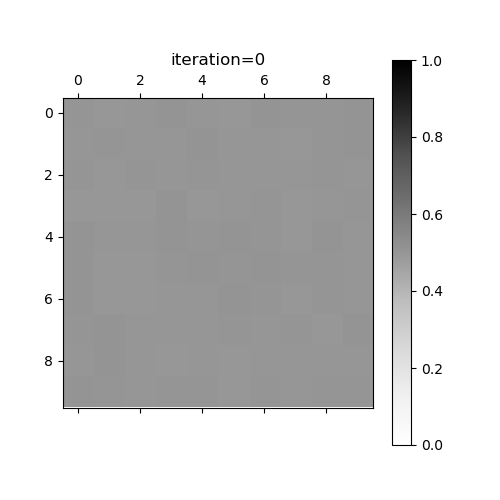
#> input picture results/random_10_cities/hopfield_net/iteration-0.png, 500 x 500 px; its folder holds 4 pictures in this run
$ python gif_maker.py
#> lines starting #> are read from the running program, lines starting #| are printed output that depends on the picture
from config import GifMakerConfig as Config
import matplotlib.pyplot as plt
import matplotlib.animation as animation
import glob

window_size = 5
dpi = 150


def sort_rule(x):
    return int(x.split("-")[1].split(".")[0])


if __name__ == "__main__":
    source_dir = Config.source_dir
    file_names = glob.glob(source_dir + "*.png")
    file_names = sorted(file_names, key=sort_rule)
    figsize = (window_size, window_size)
    fig = plt.figure(figsize=figsize, dpi=dpi)
    ax = plt.subplot(1, 1, 1)
    ax.spines["right"].set_color("None")
    ax.spines["top"].set_color("None")
    ax.spines["left"].set_color("None")
    ax.spines["bottom"].set_color("None")
    ax.tick_params(axis="x", which="both", top="off", bottom="off", labelbottom="off")
    ax.tick_params(axis="y", which="both", left="off", right="off", labelleft="off")
    ax.get_xaxis().set_visible(False)
    ax.get_yaxis().set_visible(False)
    ims = []
    for file_name in file_names:
        img = plt.imread(file_name)
#> img is the input picture: shape (500, 500, 4) float32; mean R, G, B, A 0.817, 0.817, 0.817, 1
        im = plt.imshow(img, interpolation="spline36")
        ims.append([im])

    ani = animation.ArtistAnimation(fig, ims)
    ani.save(source_dir + 'animation.gif', writer='imagemagick')
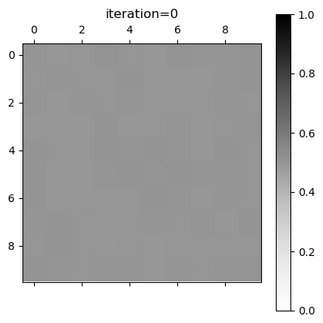
#> figure drawn by matplotlib, 1 panel
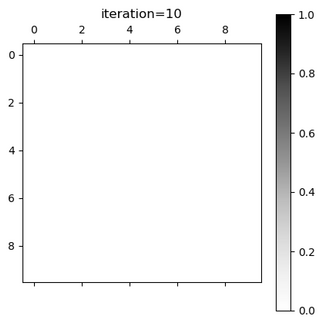
#> figure drawn by matplotlib, 1 panel
    plt.show()
